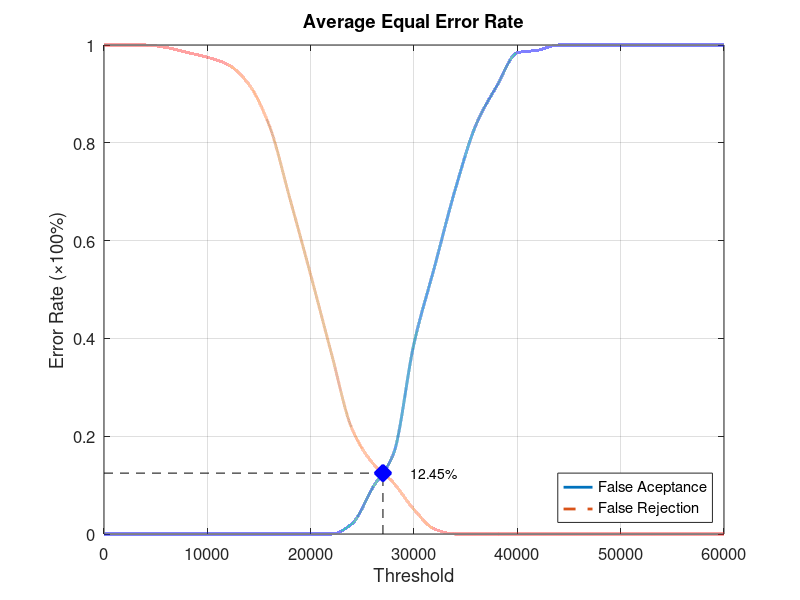
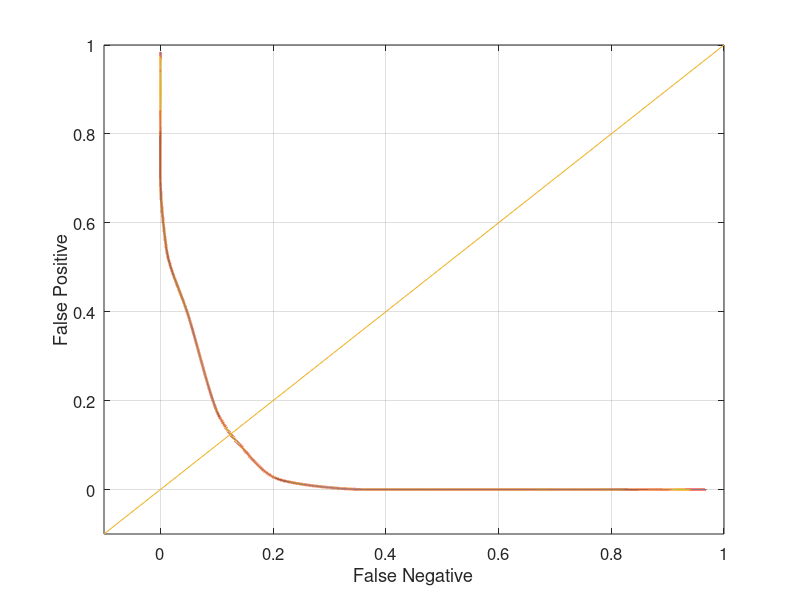

The MATLAB source for these figures, in order:
function yEER = Database3_2
close all;
clear;
clc;
x = 0:2000:60000;
xq = 0:0.5:60000;

y0 = [0 0 0 0 0 0 0 0 0 0 0 0 0.0210526 0.0947368 0.163158 0.389474 0.547368 0.705263 0.836842 0.915789 0.984211 0.989474 1 1 1 1 1 1 1 1 1];
yy0 = interp1(x, y0, xq, 'pchip');
y1 = [1 1 1 0.995 0.985 0.975 0.96 0.92 0.835 0.685 0.53 0.37 0.215 0.145 0.105 0.05 0.01 0 0 0 0 0 0 0 0 0 0 0 0 0 0];
yy1 = interp1(x, y1, xq, 'pchip');

% Calculating EER: 
y2 = abs(y0 - y1);
find(y2 == min(y2))
yy2 = abs(yy0 - yy1);
xEER = find(yy2 == min(yy2));
xEERIndex = xq(xEER) % X-axis EER
yEER = yy0(xEER) % Y-axis EER

main = figure
plot(xq, yy0,'-','LineWidth', 2);	hold on
plot(xq, yy1,'--','LineWidth', 2);	hold on
plot([xEERIndex xEERIndex], [0 yEER], 'k--');	hold on
plot([0 xEERIndex], [yEER yEER], 'k--');	hold on
plot(xEERIndex, yEER, 'bx', 'LineWidth', 10);	hold on
text(xEERIndex + 10 * xEERIndex / 100, yEER, [num2str(round((10000 * yEER)) / 100) '%'])
legend('False Aceptance', 'False Rejection', 'Location', 'SouthEast')
xlabel('Threshold')
ylabel('Error Rate (\times100%)')
title('Average Equal Error Rate')
set(gca, 'FontSize', 12)
axis([0 60000 0 1])
grid on

print(main, 'Database3_2Main', '-dpng');
FNRxFPR = figure('Color', [1 1 1]);
plot(yy1, yy0, '-', yy1, yy0, 'LineWidth', 2);
hold on
y = -0.1:0.1:1
plot(y, y); 
set(gca, 'FontSize', 12)
xlabel('False Negative')
ylabel('False Positive')
axis([-0.1 1 -0.1 1])
set(gca, 'FontSize', 12)
grid on

print(FNRxFPR, 'Database3_2FNRxFPR','-dpng');
end
